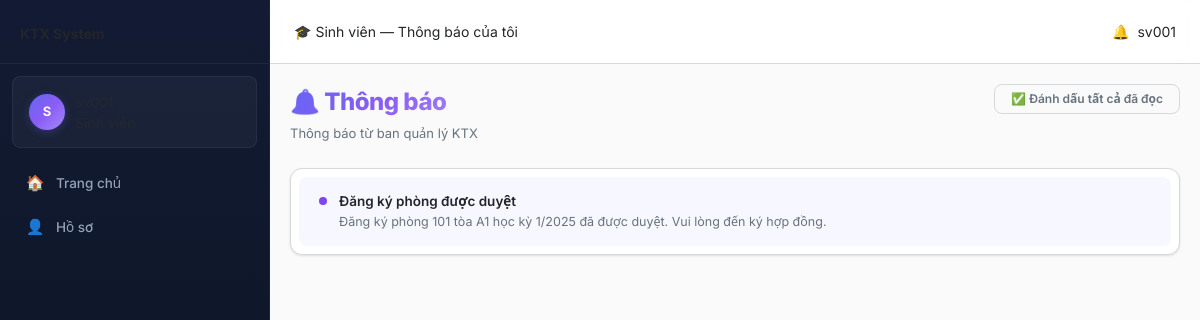
The page /public/student/notifications (signed in) on the database its author committed.
### tables this page shows
CREATE TABLE `notifications` (
  `id`       INT UNSIGNED  NOT NULL AUTO_INCREMENT,
  `user_id`  INT UNSIGNED  NOT NULL,
  `title`    VARCHAR(200)  NOT NULL,
  `message`  TEXT          NOT NULL,
  `type`     ENUM('registration','contract','invoice',
                  'violation','maintenance','system')
             NOT NULL DEFAULT 'system',
  `is_read`  TINYINT(1)    NOT NULL DEFAULT 0,
  `sent_at`  DATETIME      NOT NULL DEFAULT CURRENT_TIMESTAMP,
  `read_at`  DATETIME      NULL DEFAULT NULL,
  PRIMARY KEY (`id`),
  KEY `idx_notif_user`    (`user_id`),
  KEY `idx_notif_is_read` (`is_read`),
  KEY `idx_notif_type`    (`type`),
  CONSTRAINT `fk_notif_user`
    FOREIGN KEY (`user_id`) REFERENCES `users`(`id`)
    ON UPDATE CASCADE ON DELETE CASCADE
);

### app/core/BaseController.php (called while the page is built, shortened)
<?php
require_once __DIR__ . '/Database.php';
abstract class BaseController
{
    protected string $viewPath   = __DIR__ . '/../views';
    public function __construct()
    {
        $this->db = Database::getInstance();
    }
    protected function view(
        string       $view,
        array        $data   = [],
        string|false $layout = null
    ): void {
        $viewFile = $this->viewPath . '/' . str_replace('.', '/', $view) . '.php';
        $data['_flash']     = $this->getFlash();
        $data['_auth']      = $this->auth();
        $data['_old']       = $_SESSION['_old_input'] ?? [];
        $flatErrors = [];
        $data['_errors']    = $flatErrors;
        $data['_csrfToken'] = $this->csrfToken();
        extract($data, EXTR_SKIP);
        require $viewFile;
    }
    private function getFlash(): array
    {
        $flash = $_SESSION['_flash'] ?? [];
        return $flash;
    }
    protected function auth(?string $key = null): mixed
    {
        $user = $_SESSION['_auth_user'] ?? null;
        if ($key === null) return $user;
        return $user[$key] ?? null;
    }
    protected function csrfToken(): string
    {
        return $_SESSION['_csrf_token'];
    }
}

### app/controllers/NotificationController.php (called while the page is built, shortened)
<?php
require_once __DIR__ . '/../core/BaseController.php';
class NotificationController extends BaseController
{
    public function index(array $params = []): void
    {
        $userId = $this->auth('id');
        $notifications = $this->db->select("
            SELECT * FROM notifications
            WHERE user_id = ?
            ORDER BY sent_at DESC
        ", [$userId]);
        $this->view('student/notifications/index', [
            'title'         => 'Thông báo của tôi',
            'notifications' => $notifications
        ]);
    }
}

### middleware/Middleware.php (called while the page is built, shortened)
<?php
class AuthMiddleware
{
    public function handle(callable $next): void
    {
        $next();
    }
}

### public/index.php (called while the page is built, shortened)
<?php
if (!function_exists('getDynamicUrl')) {
    function getDynamicUrl(string $path): string {
        $requestUri = $_SERVER['REQUEST_URI'] ?? '';
        $scriptName = $_SERVER['SCRIPT_NAME'] ?? '';
        $publicBase = rtrim(dirname($scriptName), '/\\');
        $rootBase   = rtrim(dirname($publicBase), '/\\');
        if (str_contains($requestUri, '/public/') || str_ends_with($requestUri, '/public')) {
            $base = $publicBase;
        } else {
            $base = ($rootBase !== '' && $rootBase !== '/' && $rootBase !== '\\') ? $rootBase : '';
        }
        return $base . $path;
    }
}
require_once BASE_PATH . '/app/core/Database.php';
require_once BASE_PATH . '/app/core/BaseController.php';
require_once BASE_PATH . '/app/core/Router.php';
require_once BASE_PATH . '/middleware/Middleware.php';
try {
    Router::getInstance()->dispatch();
} catch (DatabaseException $e) {
    http_response_code(500);
    error_log('[FATAL] ' . $e->getMessage());
    if (str_contains($_SERVER['HTTP_ACCEPT'] ?? '', 'application/json')) {
        header('Content-Type: application/json');
        echo json_encode(['success' => false, 'message' => 'Lỗi máy chủ. Vui lòng thử lại.']);
    } else {
        require BASE_PATH . '/app/views/errors/500.php';
    }
} catch (\Throwable $e) {
    http_response_code(500);
    error_log('[FATAL] ' . $e->getMessage() . ' in ' . $e->getFile() . ':' . $e->getLine());
    if (defined('APP_DEBUG') && APP_DEBUG) {
        echo "<pre><strong>{$e->getMessage()}</strong>\n{$e->getTraceAsString()}</pre>";
    } else {
        require BASE_PATH . '/app/views/errors/500.php';
    }
}

### app/core/Database.php (called while the page is built, shortened)
<?php
class Database
{
    private static ?Database $instance = null;
    private PDO $pdo;
    private array $stmtCache = [];
    private function __construct()
    {
        $dsn = sprintf(
            'mysql:host=%s;port=%s;dbname=%s;charset=%s',
            DB_HOST,
            DB_PORT,
            DB_NAME,
            DB_CHARSET
        );
        $options = [
            PDO::ATTR_ERRMODE            => PDO::ERRMODE_EXCEPTION,
            PDO::ATTR_DEFAULT_FETCH_MODE => PDO::FETCH_ASSOC,
            PDO::ATTR_EMULATE_PREPARES   => false,
            PDO::ATTR_STRINGIFY_FETCHES  => false,
            PDO::ATTR_PERSISTENT         => false,
            PDO::MYSQL_ATTR_INIT_COMMAND => "SET NAMES utf8mb4 COLLATE utf8mb4_unicode_ci",
        ];
        try {
            $this->pdo = new PDO($dsn, DB_USER, DB_PASS, $options);
        } catch (PDOException $e) {
            throw new DatabaseException(
                APP_DEBUG
                    ? 'Kết nối database thất bại: ' . $e->getMessage()
                    : 'Không thể kết nối đến cơ sở dữ liệu. Vui lòng thử lại sau.',
                (int)$e->getCode(),
                $e
            );
        }
    }
    public static function getInstance(): static
    {
        if (static::$instance === null) {
            static::$instance = new static();
        }
        return static::$instance;
    }
    public function query(string $sql, array $params = []): PDOStatement
    {
        $startTime = microtime(true);
        try {
            $cacheKey = md5($sql);
            if (!isset($this->stmtCache[$cacheKey])) {
                $this->stmtCache[$cacheKey] = $this->pdo->prepare($sql);
            }
            $stmt = $this->stmtCache[$cacheKey];
            $stmt->execute($params);
            $elapsed = microtime(true) - $startTime;
            return $stmt;
        } catch (PDOException $e) {
            throw new DatabaseException(
                APP_DEBUG
                    ? "Query thất bại: {$e->getMessage()} | SQL: {$sql}"
                    : 'Lỗi truy vấn cơ sở dữ liệu.',
                (int)$e->getCode(),
                $e
            );
        }
    }
    public function select(string $sql, array $params = []): array
    {
        return $this->query($sql, $params)->fetchAll();
    }
}

### app/views/student/notifications/index.php (the view, shortened to what this page needs)
<div class="page-header">
  <div><h1 class="page-title">🔔 Thông báo</h1><p class="page-subtitle">Thông báo từ ban quản lý KTX</p></div>
  <?php if (!empty($notifications)): ?>
    <form method="POST" action="<?= getDynamicUrl('/student/notifications/mark-all-read') ?>">
      <button type="submit" class="btn btn-ghost btn-sm">✅ Đánh dấu tất cả đã đọc</button>
    </form>
  <?php endif; ?>
</div>
<div class="card">
  <?php if (!empty($notifications)): ?>
    <div class="notif-list" style="padding:8px">
      <?php foreach ($notifications as $n): ?>
        <div class="notif-item <?= ($n['is_read'] ?? false) ? '' : 'unread' ?>">
          <div class="notif-dot"></div>
          <div class="notif-body">
            <div class="notif-title"><?= htmlspecialchars($n['title'] ?? '') ?></div>
            <div class="notif-msg"><?= htmlspecialchars($n['message'] ?? '') ?></div>
          </div>
        </div>
      <?php endforeach; ?>
    </div>
  <?php else: ?>
    <div class="empty-state"><div class="empty-icon">🔔</div><div class="empty-title">Chưa có thông báo</div><div class="empty-msg">Bạn sẽ nhận thông báo khi có tin mới.</div></div>
  <?php endif; ?>
</div>

### app/core/Router.php (shortened to what this page needs)
<?php
class Router
{
    private array $routes = [];
    private array $groupStack = [];
    private int $lastIndex = -1;
    public function name(string $name): static
    {
        if ($this->lastIndex >= 0) {
            $this->routes[$this->lastIndex]['name'] = $name;
        }
        return $this;
    }
    public function middleware(string|array $middleware): static
    {
        if ($this->lastIndex >= 0) {
            $existing = $this->routes[$this->lastIndex]['middleware'];
            $add      = (array)$middleware;
            $this->routes[$this->lastIndex]['middleware'] = array_unique([...$existing, ...$add]);
        }
        return $this;
    }
    public function where(string $param, string $regex): static
    {
        if ($this->lastIndex >= 0) {
            $this->routes[$this->lastIndex]['constraints'][$param] = $regex;
        }
        return $this;
    }
    public function group(string $prefix, callable $callback, array $middleware = []): static
    {
        $parentPrefix     = $this->currentGroupPrefix();
        $parentMiddleware = $this->currentGroupMiddleware();
        $this->groupStack[] = [
            'prefix'     => $parentPrefix . $prefix,
            'middleware' => array_unique([...$parentMiddleware, ...$middleware]),
        ];
        array_pop($this->groupStack);
        return $this;
    }
    public function dispatch(): void
    {
        $method = $this->resolveMethod();
        $uri    = $this->resolveUri();
        foreach ($this->routes as $route) {
            if ($route['method'] !== $method) {
                continue;
            }
            $params = [];
            if (!$this->matchRoute($route, $uri, $params)) {
                continue;
            }
            $this->runMiddleware($route['middleware'], function () use ($route, $params) {
                $this->callHandler($route['handler'], $params);
            });
            return;
        }
    }
    private function addRoute(string $method, string $uri, string|callable $handler): static
    {
        $prefix     = $this->currentGroupPrefix();
        $middleware = $this->currentGroupMiddleware();
        $fullUri    = $prefix . ($uri === '/' ? '' : $uri) ?: '/';
        $this->routes[] = [
            'method'       => strtoupper($method),
            'original_uri' => $fullUri,
            'pattern'      => $this->buildPattern($fullUri),
            'param_names'  => $this->extractParamNames($fullUri),
            'handler'      => $handler,
            'middleware'   => $middleware,
            'name'         => null,
            'constraints'  => [],
        ];
        $this->lastIndex = count($this->routes) - 1;
        return $this;
    }
    private function buildPattern(string $uri): string
    {
        $pattern = preg_replace_callback(
            '/:([a-zA-Z_][a-zA-Z0-9_]*)/',
            fn($m) => '(?P<' . $m[1] . '>[^/]+)',
            $uri
        );
        return '#^' . $pattern . '$#u';
    }
    private function extractParamNames(string $uri): array
    {
        preg_match_all('/:([a-zA-Z_][a-zA-Z0-9_]*)/', $uri, $matches);
        return $matches[1];
    }
    private function matchRoute(array $route, string $uri, array &$params): bool
    {
        $pattern = $route['pattern'];
        foreach ($route['constraints'] as $param => $regex) {
            $pattern = str_replace(
                "(?P<{$param}>[^/]+)",
                "(?P<{$param}>{$regex})",
                $pattern
            );
        }
        if (!preg_match($pattern, $uri, $matches)) {
            return false;
        }
        return true;
    }
    private function callHandler(string|callable $handler, array $params): void
    {
        [$class, $method] = explode('@', $handler, 2);
        $controller = new $class();
        $controller->$method($params);
    }
    private function runMiddleware(array $middleware, callable $final): void
    {
        $pipeline = array_reduce(
            array_reverse($middleware),
            function (callable $carry, string $name): callable {
                return function () use ($name, $carry): void {
                    $mw = $this->resolveMiddleware($name);
                    $mw->handle($carry);
                };
            },
            $final
        );
        $pipeline();
    }
    private function resolveMiddleware(string $name): object
    {
        return new $class();
    }
    private function resolveMethod(): string
    {
        $method = strtoupper($_SERVER['REQUEST_METHOD'] ?? 'GET');
        return $method;
    }
    private function resolveUri(): string
    {
        $uri = $_SERVER['REQUEST_URI'] ?? '/';
        $scriptDir = rtrim(dirname($_SERVER['SCRIPT_NAME']), '/\\');
        $rootDir   = rtrim(dirname($scriptDir), '/\\');
        if ($scriptDir !== '' && $scriptDir !== '/' && str_starts_with($uri, $scriptDir)) {
            $uri = substr($uri, strlen($scriptDir));
        } elseif ($rootDir !== '' && $rootDir !== '/' && $rootDir !== '\\' && str_starts_with($uri, $rootDir)) {
            $uri = substr($uri, strlen($rootDir));
        }
        return ('/' . trim(urldecode($uri), '/')) ?: '/';
    }
    private function currentGroupPrefix(): string
    {
        return empty($this->groupStack)
            ? ''
            : end($this->groupStack)['prefix'];
    }
    private function currentGroupMiddleware(): array
    {
        return empty($this->groupStack)
            ? []
            : end($this->groupStack)['middleware'];
    }
}

### rows shown on the page
notifications: title "Đăng ký phòng được duyệt", message "Đăng ký phòng 101 tòa A1 học kỳ 1/2025 đã được duyệt. Vui lòng đến ký hợp đồng."

### other values the page prints
$icon "🏠 👤"
$label "Trang chủ Hồ sơ"
